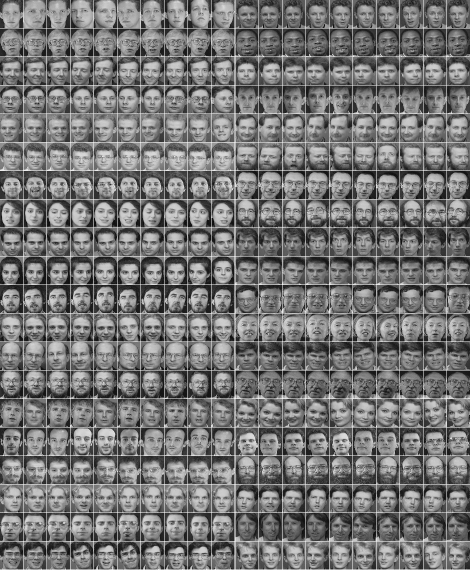
#> input picture olivettifaces.gif, 942 x 1140 px, found by its file name (shown at 1/2 size)
$ python olivettiface_dataset_test.py
#> lines starting #> are read from the running program, lines starting #| are printed output that depends on the picture
from PIL import Image
import numpy as np
import pickle
'''
img = Image.open('.\\train\\chars2\\0\\4-3.jpg')
print(img)
'''


img = Image.open('.\\olivettifaces.gif')
#> img is the input picture: PIL image 942x1140 P; min 0, max 255, mean 118.4
print(img)
#| <PIL.GifImagePlugin.GifImageFile image mode=P size=942x1140 at 0x7FE0250C8990>
print(img.size)
#| (942, 1140)

img_ndarray = np.asarray(img, dtype='float64') / 255
print(img_ndarray)
#> (printed output is left out)
print(img_ndarray.size)
#| 1073880
print(len(img_ndarray))
#| 1140
print(len(img_ndarray[0]))
#| 942

# create numpy array of 400*2679
img_rows, img_cols = 57, 47
face_data = np.empty((400, img_rows*img_cols))
# convert 1140*942 ndarray to 400*2679 matrix

for row in range(20):
    for col in range(20):
        face_data[row*20+col] = np.ndarray.flatten(img_ndarray[row*img_rows:(row+1)*img_rows, col*img_cols:(col+1)*img_cols])
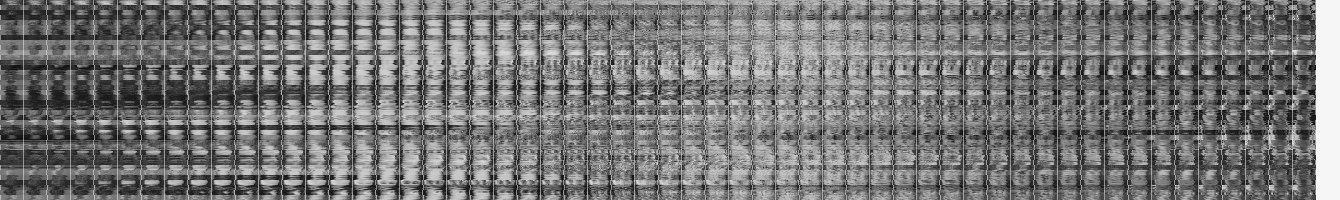
#> face_data: shape (400, 2679) float64 (shown at 1/2 size); min 0, max 0.965, mean 0.462
# numpy.ndarray.flatten函数的功能是将一个矩阵平铺为向量

print(len(face_data)) # = 400
#| 400
print(len(face_data[0])) # = 2679 = 57*47
#| 2679

# create label
face_label = np.empty(400, dtype=int)
for i in range(400):
    face_label[i] = i / 10

# pickling file
f = open('.\\olivettifaces.pkl', 'wb')
# store data and label as a tuple
pickle.dump((face_data,face_label), f)
f.close()
